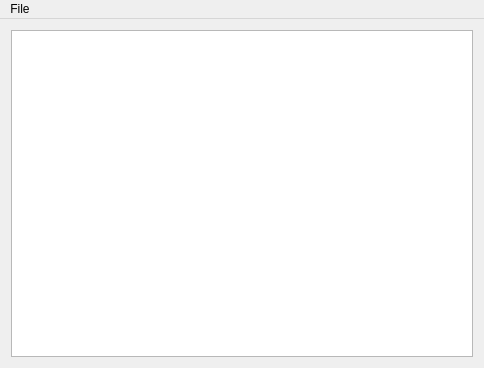
<?xml version="1.0" encoding="UTF-8"?>
<ui version="4.0">
 <class>MainWindow</class>
 <widget class="QMainWindow" name="MainWindow">
  <property name="geometry">
   <rect>
    <x>0</x>
    <y>0</y>
    <width>484</width>
    <height>368</height>
   </rect>
  </property>
  <property name="windowTitle">
   <string>MainWindow</string>
  </property>
  <widget class="QWidget" name="centralWidget">
   <layout class="QGridLayout" name="gridLayout_2">
    <item row="0" column="0">
     <widget class="QTreeView" name="treeView">
      <property name="selectionBehavior">
       <enum>QAbstractItemView::SelectItems</enum>
      </property>
      <property name="indentation">
       <number>10</number>
      </property>
     </widget>
    </item>
   </layout>
  </widget>
  <widget class="QMenuBar" name="menuBar">
   <property name="geometry">
    <rect>
     <x>0</x>
     <y>0</y>
     <width>484</width>
     <height>21</height>
    </rect>
   </property>
   <widget class="QMenu" name="menuFile">
    <property name="title">
     <string>File</string>
    </property>
    <addaction name="actionOpen"/>
    <addaction name="actionSave"/>
    <addaction name="actionExit"/>
   </widget>
   <addaction name="menuFile"/>
  </widget>
  <action name="actionOpen">
   <property name="text">
    <string>Open</string>
   </property>
  </action>
  <action name="actionSave">
   <property name="text">
    <string>Save</string>
   </property>
  </action>
  <action name="actionExit">
   <property name="text">
    <string>Exit</string>
   </property>
  </action>
 </widget>
 <layoutdefault spacing="6" margin="11"/>
 <resources/>
 <connections/>
</ui>
